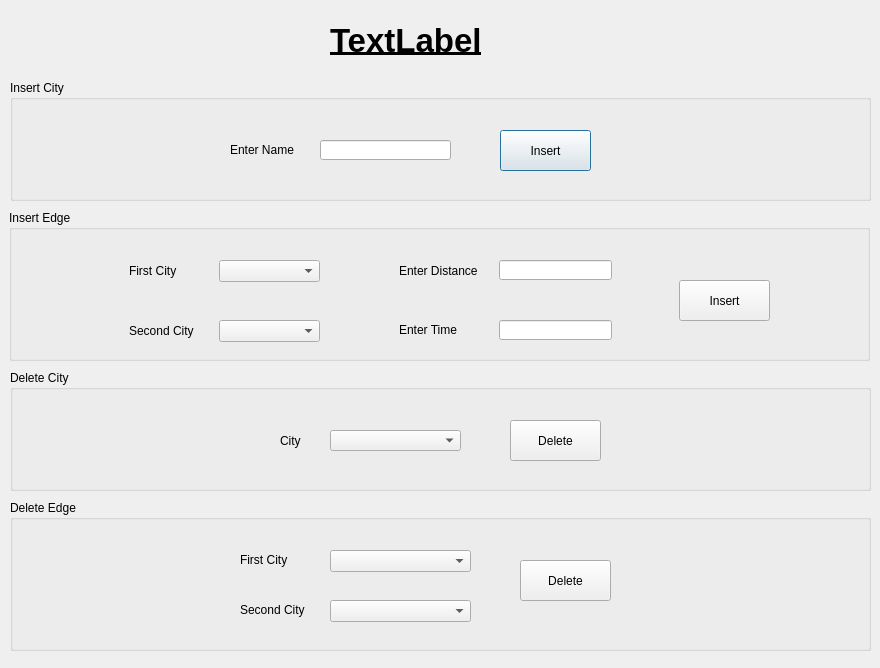
<?xml version="1.0" encoding="UTF-8"?>
<ui version="4.0">
 <class>editGraph</class>
 <widget class="QDialog" name="editGraph">
  <property name="geometry">
   <rect>
    <x>0</x>
    <y>0</y>
    <width>880</width>
    <height>668</height>
   </rect>
  </property>
  <property name="windowTitle">
   <string>Edit Map</string>
  </property>
  <widget class="QGroupBox" name="groupBox_3">
   <property name="geometry">
    <rect>
     <x>10</x>
     <y>80</y>
     <width>861</width>
     <height>121</height>
    </rect>
   </property>
   <property name="title">
    <string>Insert City</string>
   </property>
   <widget class="QLabel" name="label_5">
    <property name="geometry">
     <rect>
      <x>220</x>
      <y>60</y>
      <width>71</width>
      <height>20</height>
     </rect>
    </property>
    <property name="text">
     <string>Enter Name</string>
    </property>
   </widget>
   <widget class="QPushButton" name="IC">
    <property name="geometry">
     <rect>
      <x>490</x>
      <y>50</y>
      <width>91</width>
      <height>41</height>
     </rect>
    </property>
    <property name="text">
     <string>Insert</string>
    </property>
   </widget>
   <widget class="QLineEdit" name="insertCity">
    <property name="geometry">
     <rect>
      <x>310</x>
      <y>60</y>
      <width>131</width>
      <height>20</height>
     </rect>
    </property>
   </widget>
  </widget>
  <widget class="QGroupBox" name="groupBox_6">
   <property name="geometry">
    <rect>
     <x>10</x>
     <y>500</y>
     <width>861</width>
     <height>151</height>
    </rect>
   </property>
   <property name="title">
    <string>Delete Edge</string>
   </property>
   <widget class="QLabel" name="label_11">
    <property name="geometry">
     <rect>
      <x>230</x>
      <y>50</y>
      <width>51</width>
      <height>20</height>
     </rect>
    </property>
    <property name="text">
     <string>First City</string>
    </property>
   </widget>
   <widget class="QLabel" name="label_12">
    <property name="geometry">
     <rect>
      <x>230</x>
      <y>100</y>
      <width>71</width>
      <height>20</height>
     </rect>
    </property>
    <property name="text">
     <string>Second City</string>
    </property>
   </widget>
   <widget class="QComboBox" name="DECity1">
    <property name="geometry">
     <rect>
      <x>320</x>
      <y>50</y>
      <width>141</width>
      <height>22</height>
     </rect>
    </property>
   </widget>
   <widget class="QComboBox" name="DECity2">
    <property name="geometry">
     <rect>
      <x>320</x>
      <y>100</y>
      <width>141</width>
      <height>22</height>
     </rect>
    </property>
   </widget>
   <widget class="QPushButton" name="DE">
    <property name="geometry">
     <rect>
      <x>510</x>
      <y>60</y>
      <width>91</width>
      <height>41</height>
     </rect>
    </property>
    <property name="text">
     <string>Delete</string>
    </property>
   </widget>
  </widget>
  <widget class="QGroupBox" name="groupBox_5">
   <property name="geometry">
    <rect>
     <x>9</x>
     <y>210</y>
     <width>861</width>
     <height>151</height>
    </rect>
   </property>
   <property name="title">
    <string>Insert Edge</string>
   </property>
   <widget class="QComboBox" name="IECity1">
    <property name="geometry">
     <rect>
      <x>210</x>
      <y>50</y>
      <width>101</width>
      <height>22</height>
     </rect>
    </property>
   </widget>
   <widget class="QComboBox" name="IECity2">
    <property name="geometry">
     <rect>
      <x>210</x>
      <y>110</y>
      <width>101</width>
      <height>22</height>
     </rect>
    </property>
   </widget>
   <widget class="QLabel" name="label_7">
    <property name="geometry">
     <rect>
      <x>120</x>
      <y>50</y>
      <width>51</width>
      <height>21</height>
     </rect>
    </property>
    <property name="text">
     <string>First City</string>
    </property>
   </widget>
   <widget class="QLabel" name="label_8">
    <property name="geometry">
     <rect>
      <x>120</x>
      <y>110</y>
      <width>71</width>
      <height>21</height>
     </rect>
    </property>
    <property name="text">
     <string>Second City</string>
    </property>
   </widget>
   <widget class="QLabel" name="label_9">
    <property name="geometry">
     <rect>
      <x>390</x>
      <y>50</y>
      <width>81</width>
      <height>21</height>
     </rect>
    </property>
    <property name="text">
     <string>Enter Distance</string>
    </property>
   </widget>
   <widget class="QLabel" name="label_10">
    <property name="geometry">
     <rect>
      <x>390</x>
      <y>110</y>
      <width>61</width>
      <height>20</height>
     </rect>
    </property>
    <property name="text">
     <string>Enter Time</string>
    </property>
   </widget>
   <widget class="QLineEdit" name="distance">
    <property name="geometry">
     <rect>
      <x>490</x>
      <y>50</y>
      <width>113</width>
      <height>20</height>
     </rect>
    </property>
   </widget>
   <widget class="QLineEdit" name="time">
    <property name="geometry">
     <rect>
      <x>490</x>
      <y>110</y>
      <width>113</width>
      <height>20</height>
     </rect>
    </property>
   </widget>
   <widget class="QPushButton" name="IE">
    <property name="geometry">
     <rect>
      <x>670</x>
      <y>70</y>
      <width>91</width>
      <height>41</height>
     </rect>
    </property>
    <property name="text">
     <string>Insert</string>
    </property>
   </widget>
  </widget>
  <widget class="QGroupBox" name="groupBox_4">
   <property name="geometry">
    <rect>
     <x>10</x>
     <y>370</y>
     <width>861</width>
     <height>121</height>
    </rect>
   </property>
   <property name="title">
    <string>Delete City</string>
   </property>
   <widget class="QPushButton" name="DC">
    <property name="geometry">
     <rect>
      <x>500</x>
      <y>50</y>
      <width>91</width>
      <height>41</height>
     </rect>
    </property>
    <property name="text">
     <string>Delete</string>
    </property>
   </widget>
   <widget class="QLabel" name="label_6">
    <property name="geometry">
     <rect>
      <x>270</x>
      <y>60</y>
      <width>37</width>
      <height>21</height>
     </rect>
    </property>
    <property name="text">
     <string>City</string>
    </property>
   </widget>
   <widget class="QComboBox" name="DCity">
    <property name="geometry">
     <rect>
      <x>320</x>
      <y>60</y>
      <width>131</width>
      <height>21</height>
     </rect>
    </property>
   </widget>
  </widget>
  <widget class="QLabel" name="label">
   <property name="geometry">
    <rect>
     <x>330</x>
     <y>10</y>
     <width>291</width>
     <height>61</height>
    </rect>
   </property>
   <property name="font">
    <font>
     <pointsize>25</pointsize>
     <bold>true</bold>
     <underline>true</underline>
    </font>
   </property>
   <property name="text">
    <string>TextLabel</string>
   </property>
  </widget>
 </widget>
 <resources/>
 <connections/>
</ui>
